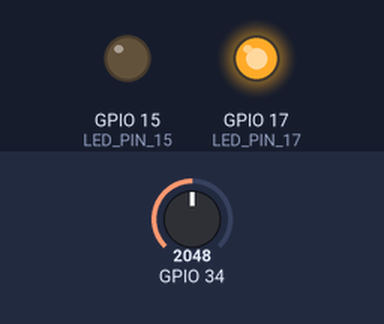
This sketch was run on a simulated ESP32. Parts: output pins drawn as LEDs (lit = HIGH). The test bench sets the inputs (shaded band); at power-on: GPIO 34 = 2048. WiFi joins after 1.5 s; servers stay silent unless stated; no MQTT or app messages arrive unless stated; what the sketch prints to the serial monitor is not drawn.

Above: at 4.2 s.
4.3 s: GPIO 34 set to 1552
5.8 s: GPIO 34 set to 1473
At 6.3 s:
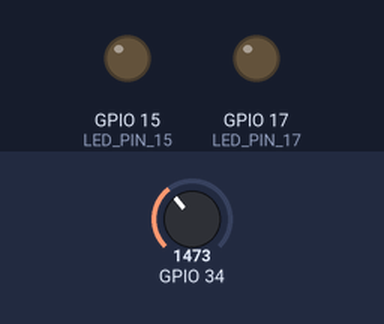
7.3 s: GPIO 34 set to 1540
At 8.5 s:
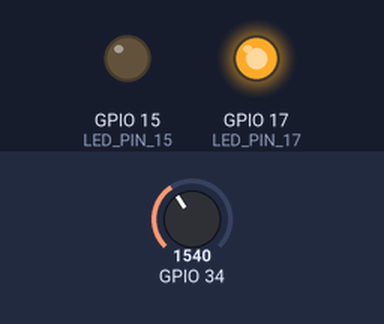
8.8 s: GPIO 34 set to 1460
At 9.7 s:
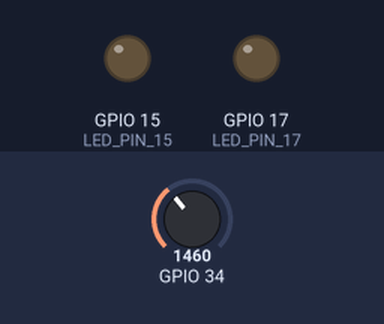
Timing chart, 0 to 11.8 s (numbered marks = the images above; inputs shaded):
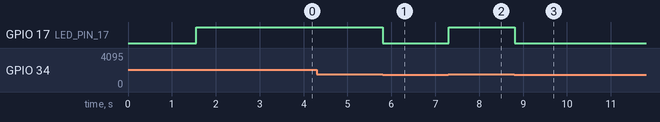

The sketch:

codeCambienAnhSang.ino
```cpp
#include <PubSubClient.h>
#include <WiFi.h>
#include <ArduinoJson.h>

#define WIFI_AP_NAME        "Manh quy"
#define WIFI_PASSWORD       "11052005"
#define TOKEN               "yx3l0q7369xnra81fxmb"
#define THINGSBOARD_SERVER  "192.168.0.106"
#define SERIAL_DEBUG_BAUD   115200

#define LED_PIN_15 15 // Chân GPIO 15 điều khiển đèn LED 1
#define LED_PIN_17 17 // Chân GPIO 17 điều khiển đèn LED 2
#define LIGHT_SENSOR_PIN 4

WiFiClient espClient;
PubSubClient client(espClient);

void setup() {
  Serial.begin(SERIAL_DEBUG_BAUD);
  setup_wifi();
  client.setServer(THINGSBOARD_SERVER, 1883);
  client.setCallback(callback);

  pinMode(LED_PIN_15, OUTPUT);
  pinMode(LED_PIN_17, OUTPUT);
  pinMode(LIGHT_SENSOR_PIN, INPUT);
  digitalWrite(LED_PIN_15, LOW); // Khởi tạo đèn LED 15 tắt
  digitalWrite(LED_PIN_17, LOW); // Khởi tạo đèn LED 17 tắt
}

void setup_wifi() {
  Serial.println();
  Serial.print("Connecting to ");
  Serial.println(WIFI_AP_NAME);
  WiFi.begin(WIFI_AP_NAME, WIFI_PASSWORD);
  while (WiFi.status() != WL_CONNECTED) {
    delay(500);
    Serial.print(".");
  }
  Serial.println("");
  Serial.println("WiFi connected");
  Serial.println("IP address: ");
  Serial.println(WiFi.localIP());
}

void reconnect() {
  while (!client.connected()) {
    Serial.print("Attempting MQTT connection...");
    if (client.connect("ESP32Client", TOKEN, "")) {
      Serial.println("connected");
      client.subscribe("v1/devices/me/attributes");
      client.subscribe("v1/devices/me/telemetry");
      client.subscribe("v1/devices/me/rpc/request/+"); // Subscribe topic RPC
    } else {
      Serial.print("failed, rc=");
      Serial.print(client.state());
      Serial.println(" try again in 5 seconds");
      delay(5000);
    }
  }
}

void callback(char* topic, byte* payload, unsigned int length) {
  Serial.print("Message arrived [");
  Serial.print(topic);
  Serial.print("] ");

  String message;
  for (int i = 0; i < length; i++) {
    message += (char)payload[i];
  }
  Serial.println(message);

  DynamicJsonDocument doc(1024);
  DeserializationError error = deserializeJson(doc, message);
  if (error) {
    Serial.print("Failed to parse JSON: ");
    Serial.println(error.c_str());
    return;
  }

  // Xử lý RPC request
  if (String(topic).startsWith("v1/devices/me/rpc/request/")) {
    String requestId = String(topic).substring(26); // Lấy request ID
    String method = doc["method"]; // Lấy phương thức RPC

    if (method == "setLedState") {

      bool state = doc["params"]["state"]; // Lấy trạng thái (true/false)
      changeLedState(15,state);


      String responseTopic = "v1/devices/me/rpc/response/" + requestId;
      String responsePayload = "{\"success\": true}";
      client.publish(responseTopic.c_str(), responsePayload.c_str());
    }
  }
}

void changeLedState(int ledPin, bool state) {
  if (ledPin == 15) {
    digitalWrite(LED_PIN_15, state ? HIGH : LOW);
  } else if (ledPin == 17) {
    digitalWrite(LED_PIN_17, state ? HIGH : LOW);
  }
  String payload = "{\"led\":" + String(ledPin) + ", \"state\":" + String(state) + "}";
  Serial.print("Publishing state: ");
  Serial.println(payload);
}

void sendLightSensorData() {
  float lightValue = analogRead(34);
  String payload = "{\"light_intensity\":" + String(lightValue) + "}";
  Serial.print("Publishing light intensity: ");
  Serial.println(lightValue);

  if (lightValue < 1500) {
    changeLedState(17, false); // Tắt LED 17 nếu ánh sáng yếu
  } else {
    changeLedState(17, true); // Bật LED 17 nếu ánh sáng mạnh
  }

  client.publish("v1/devices/me/telemetry", payload.c_str());
}

void loop() {
  if (!client.connected()) {
    reconnect();
  }
  client.loop();
  sendLightSensorData();
  //delay(1000); // Delay 1 second between sensor data sends
}
```

Measured:
- the behaviour switches between 1500 and 1499 on GPIO 34 (found by bisection; images 0 and 1)
- after the input at 5.8 s, GPIO 17 (LED_PIN_17): HIGH → LOW at once
- after the input at 7.3 s, GPIO 17 (LED_PIN_17): LOW → HIGH at once
- after the input at 8.8 s, GPIO 17 (LED_PIN_17): HIGH → LOW at once
